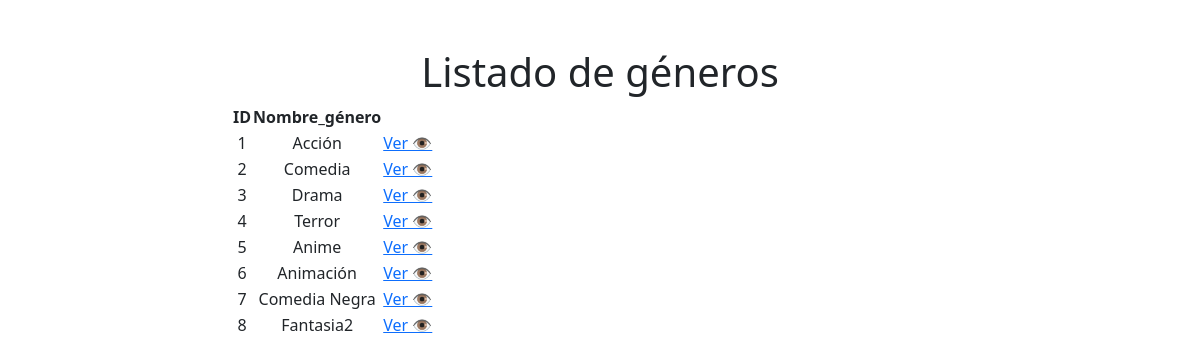
The app's page /genres with its own data.
### app/models/genre.py (models this page shows)
class Genre(Base):
    __tablename__ = "genres"
    id: Mapped[int] = mapped_column(Integer, primary_key=True, autoincrement=True)
    name_genre: Mapped[str] = mapped_column(String(200), nullable=False)

### app/routers/web/genre.py (the view)
@router.get("", response_class=HTMLResponse)
def list_genres(request: Request, db: Session = Depends(get_db)):
    genres = db.execute(select(Genre)).scalars().all()
    return templates.TemplateResponse(
        "genres/list.html",
        {"request": request, "genres": genres}
    )

### app/templates/genres/list.html (shortened to what this page needs)
<!DOCTYPE html>
<html lang="en">
<head>
    <link href="https://cdn.jsdelivr.net/npm/bootstrap@5.3.8/dist/css/bootstrap.min.css" rel="stylesheet">
</head>
<body>
    <div class="container mt-5">
        <div class="row justify-content-center mb-5">
            <div class="col-md-8 text-center">
                <h1>Listado de géneros</h1>
                <table>
                    <thead>
                        <th>ID</th>
                        <th>Nombre_género</th>
                    </thead>
                    <tbody>
                        {% for genre in genres %}
                        <tr>
                            <td>{{genre.id }}</td>
                            <td>{{ genre.name_genre}}</td>
                            <td>
                                <a href="/genres/{{genre.id }}">Ver 👁️</a>
                            </td>
                        </tr>
                        {% endfor %}
                    </tbody>
                </table>
            </div>
        </div>
    </div>
</body>
</html>

### records on screen
Genre: id "1", name_genre "Acción"
Genre: id "2", name_genre "Comedia"
Genre: id "3", name_genre "Drama"
Genre: id "4", name_genre "Terror"
Genre: id "5", name_genre "Anime"
Genre: id "6", name_genre "Animación"
Genre: id "7", name_genre "Comedia Negra"
Genre: id "8", name_genre "Fantasia2"
